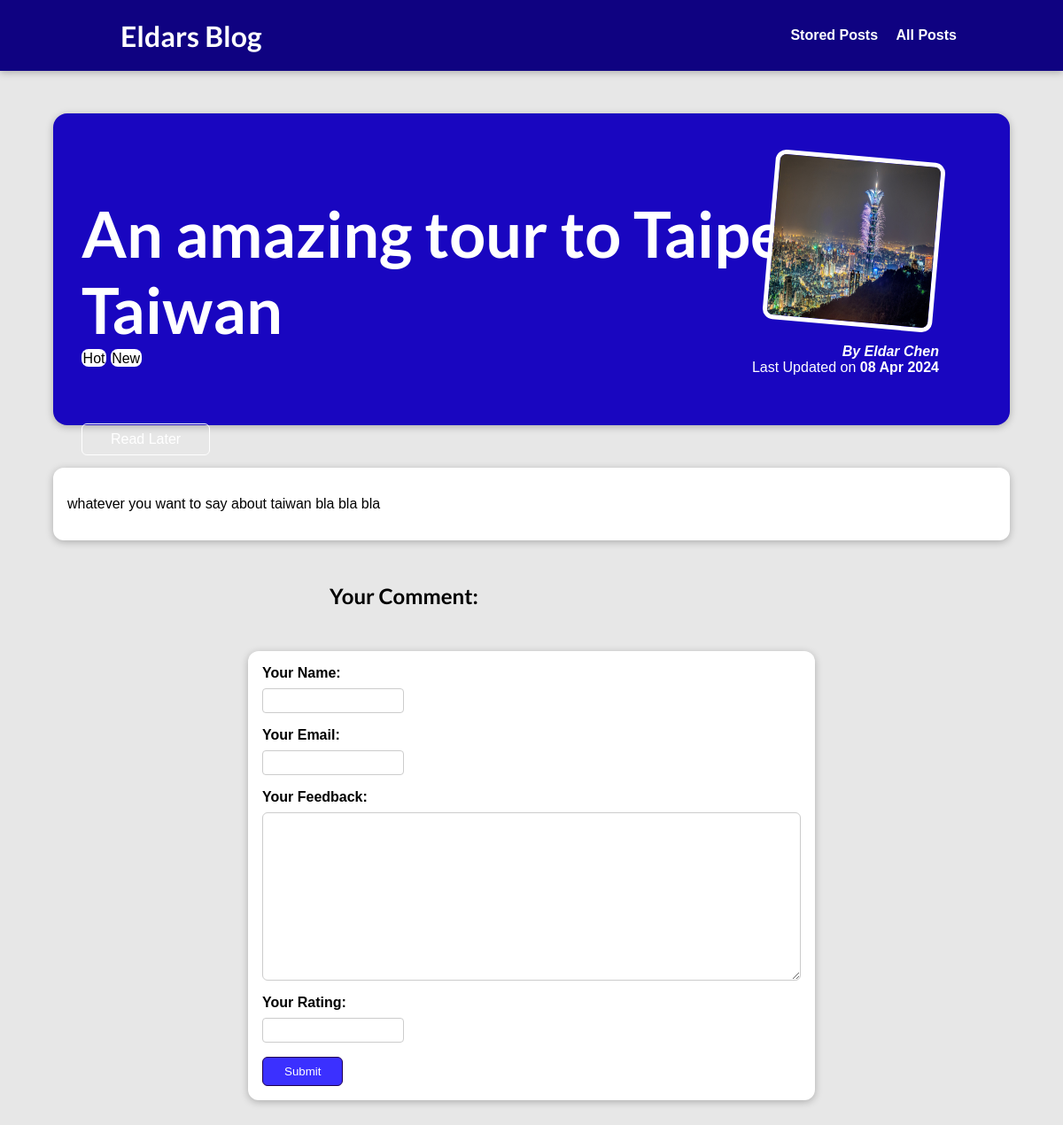
The page /posts/an-amazing-tour-to-taipei-taiwan on the database as committed earlier.
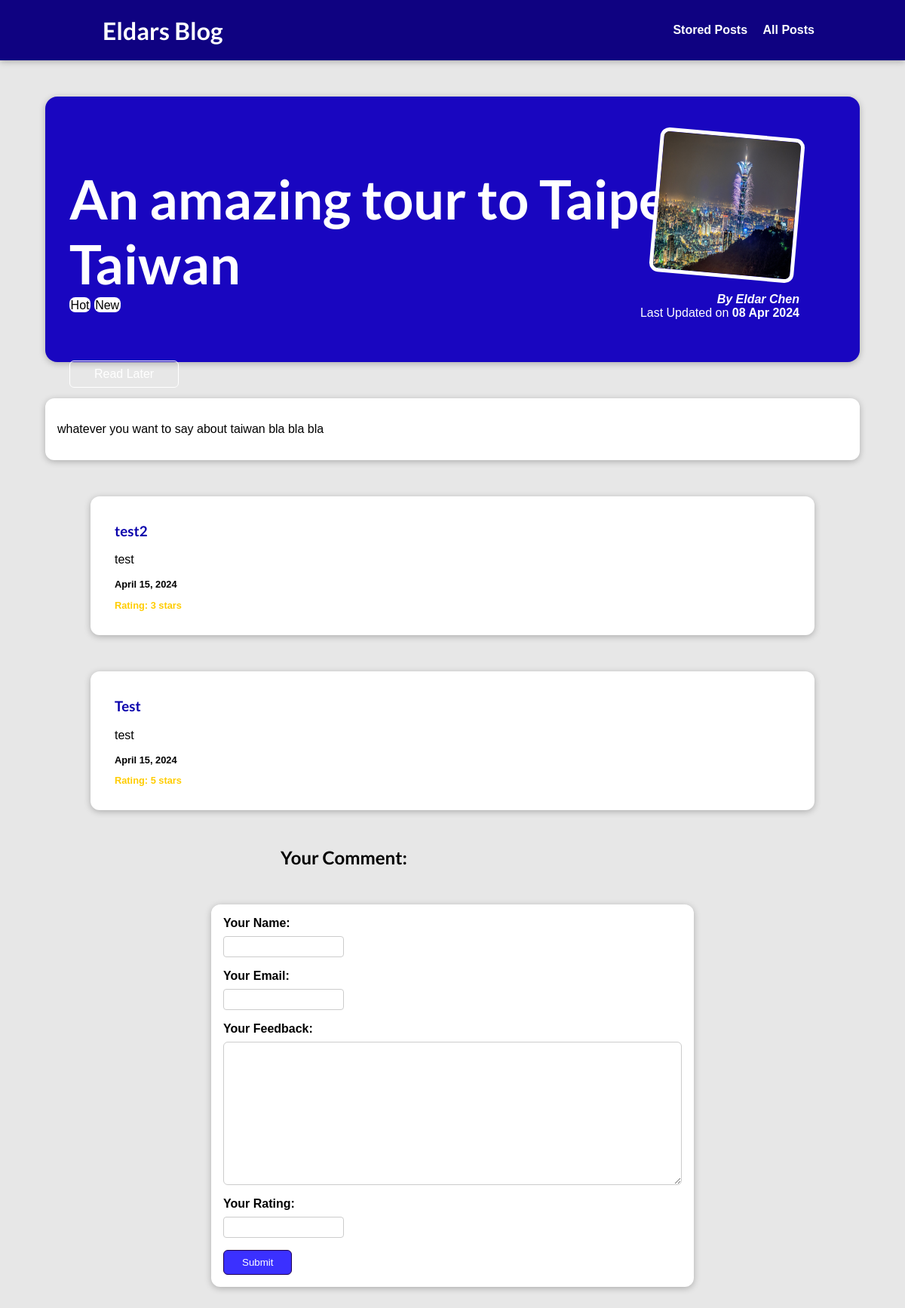
The same page on the database as committed later.
### blog/models.py (models this page shows, shortened)
class Tag(models.Model):
    caption = models.CharField(max_length=50)

class Comment(models.Model):
    user_name = models.CharField(max_length=100)
    user_email = models.EmailField()
    text = models.TextField(max_length=200)
    post = models.ForeignKey(Post, on_delete=models.CASCADE, related_name="comments")
    rating = models.IntegerField(validators=[MinValueValidator(1), MaxValueValidator(5)], null=True)
    date = models.DateField(auto_now=True)

### blog/views.py (the view, shortened to what this page needs)
# urls.py: path("posts/<slug:slug>", views.SinglePostView.as_view(),
class SinglePostView(View):
    def is_stored_post(self, request, post_id):
        stored_posts = request.session.get("stored_posts")
        if stored_posts is not None:
            is_saved_for_later = post_id in stored_posts
        else:
            is_saved_for_later = False
        return is_saved_for_later
    def get(self, request, slug):
        post = Post.objects.get(slug=slug)
        context = {
            "post": post,
            "tags": post.tags.all(),
            "comment_form": CommentForm(),
            "comments": post.comments.all().order_by("-id"),
            "saved_for_later": self.is_stored_post(request, post.id)
        }
        return render(request, "blog/post-detail.html", context)

### blog/forms.py
class CommentForm(forms.ModelForm):
    rating = forms.IntegerField(label='Your Rating', min_value=1, max_value=5)
    class Meta:
        model = Comment
        exclude = ['post']
        labels = {
            "user_name": "Your Name",
            "user_email": "Your Email",
            "text": "Your Feedback",
        }

### blog/models.py (called while the page is built)
    def full_name(self):
        return f"{self.first_name} {self.last_name}"

    def __str__(self):
        return self.full_name()

### blog/templates/blog/post-detail.html (shortened to what this page needs)
{% extends 'base.html' %}
{% load static %}
{% block css_files %}
    <link rel="stylesheet" href="{% static 'app.css' %}" />
    <link rel="stylesheet" href="{% static 'blog/post-details.css' %}" />
    <link rel="stylesheet" href="{% static 'blog/forms.css' %}" />
    <link rel="stylesheet" href="{% static 'blog/reviews.css' %}" />
{% endblock %}
{% block content %}
    <section id="summary">
        <h2>{{ post.title }}</h2>
        <div>
            {% for tag in tags %}
                <span class="tag">{{ tag.caption }}</span>
            {% endfor %}
        </div>
        <div class="read_later">
            <form action="{% url "read-later" %}" method="POST">
            <button>
                {% if saved_for_later %}
                    Remove from "Read Later"
                {% else %}
                    Read Later
                {% endif %}
            </button>
            </form>
        </div>
        <article>
            <img src="{{ post.image.url }}" alt="{{ post.title }}" />
            <address>By <a href="mailto:{{ post.author.email_address }}">{{post.author}}</a></address>
            <div>
                Last Updated on <time>{{ post.date|date:"d M Y"}}</time>
            </div>
        </article>
    </section>
    <main>
            {{ post.content|linebreaks }}
    </main>
        {% for comment in comments %}
        <section class="comments">
            <ul>
                <li>
                    <h3>{{ comment.user_name }}</h3>
                    <p>{{ comment.text|linebreaks }}</p>
                    <p>{{ comment.date }}</p>
                    <p>Rating: {{ comment.rating }} stars</p>
                </li>
            </ul>
        </section>
        {% endfor %}
    <section >
        <h2 id="comments">Your Comment:</h2>
        <form id="comment-form" action="{% url 'post-detail-page' post.slug %}" method="POST">
            {% for form_field in comment_form %}
            <div class="form-control {% if form_field.errors %} invalid {% endif %}">
                {{ form_field.label_tag }}
                {{ form_field }}
            </div>
            {% endfor %}
            <button>Submit</button>
        </form>
    </section>
{% endblock %}

Rows that differ between the two databases and show on the page:
added Comment: user_name "test2", text "test", date "April 15, 2024", rating "3"
added Comment: user_name "Test", text "test", date "April 15, 2024", rating "5"
